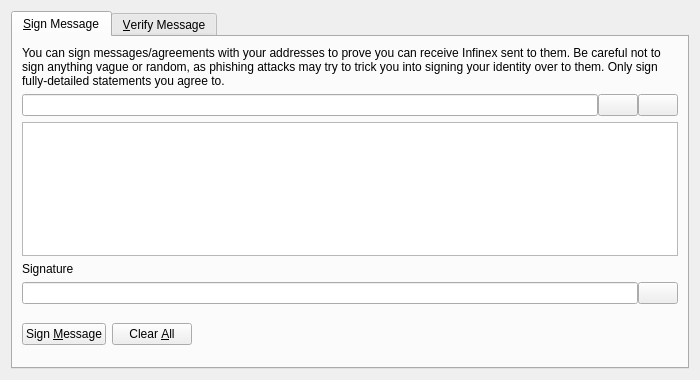
<?xml version="1.0" encoding="UTF-8"?>
<ui version="4.0">
 <class>SignVerifyMessageDialog</class>
 <widget class="QDialog" name="SignVerifyMessageDialog">
  <property name="geometry">
   <rect>
    <x>0</x>
    <y>0</y>
    <width>700</width>
    <height>380</height>
   </rect>
  </property>
  <property name="windowTitle">
   <string>Signatures - Sign / Verify a Message</string>
  </property>
  <property name="modal">
   <bool>true</bool>
  </property>
  <layout class="QVBoxLayout" name="verticalLayout">
   <item>
    <widget class="QTabWidget" name="tabWidget">
     <property name="currentIndex">
      <number>0</number>
     </property>
     <widget class="QWidget" name="tabSignMessage">
      <attribute name="title">
       <string>&amp;Sign Message</string>
      </attribute>
      <layout class="QVBoxLayout" name="verticalLayout_SM">
       <item>
        <widget class="QLabel" name="infoLabel_SM">
         <property name="text">
          <string>You can sign messages/agreements with your addresses to prove you can receive Infinex sent to them. Be careful not to sign anything vague or random, as phishing attacks may try to trick you into signing your identity over to them. Only sign fully-detailed statements you agree to.</string>
         </property>
         <property name="textFormat">
          <enum>Qt::PlainText</enum>
         </property>
         <property name="wordWrap">
          <bool>true</bool>
         </property>
        </widget>
       </item>
       <item>
        <layout class="QHBoxLayout" name="horizontalLayout_1_SM">
         <property name="spacing">
          <number>0</number>
         </property>
         <item>
          <widget class="QValidatedLineEdit" name="addressIn_SM">
           <property name="toolTip">
            <string>The Infinex address to sign the message with</string>
           </property>
          </widget>
         </item>
         <item>
          <widget class="QPushButton" name="addressBookButton_SM">
           <property name="toolTip">
            <string>Choose previously used address</string>
           </property>
           <property name="text">
            <string/>
           </property>
           <property name="shortcut">
            <string>Alt+A</string>
           </property>
           <property name="autoDefault">
            <bool>false</bool>
           </property>
          </widget>
         </item>
         <item>
          <widget class="QPushButton" name="pasteButton_SM">
           <property name="toolTip">
            <string>Paste address from clipboard</string>
           </property>
           <property name="text">
            <string/>
           </property>
           <property name="shortcut">
            <string>Alt+P</string>
           </property>
           <property name="autoDefault">
            <bool>false</bool>
           </property>
          </widget>
         </item>
        </layout>
       </item>
       <item>
        <widget class="QPlainTextEdit" name="messageIn_SM">
         <property name="toolTip">
          <string>Enter the message you want to sign here</string>
         </property>
        </widget>
       </item>
       <item>
        <widget class="QLabel" name="signatureLabel_SM">
         <property name="text">
          <string>Signature</string>
         </property>
         <property name="textFormat">
          <enum>Qt::PlainText</enum>
         </property>
        </widget>
       </item>
       <item>
        <layout class="QHBoxLayout" name="horizontalLayout_2_SM">
         <property name="spacing">
          <number>0</number>
         </property>
         <item>
          <widget class="QLineEdit" name="signatureOut_SM">
           <property name="font">
            <font>
             <italic>true</italic>
            </font>
           </property>
           <property name="readOnly">
            <bool>true</bool>
           </property>
          </widget>
         </item>
         <item>
          <widget class="QPushButton" name="copySignatureButton_SM">
           <property name="toolTip">
            <string>Copy the current signature to the system clipboard</string>
           </property>
           <property name="text">
            <string/>
           </property>
           <property name="autoDefault">
            <bool>false</bool>
           </property>
          </widget>
         </item>
        </layout>
       </item>
       <item>
        <layout class="QHBoxLayout" name="horizontalLayout_3_SM">
         <item>
          <widget class="QPushButton" name="signMessageButton_SM">
           <property name="toolTip">
            <string>Sign the message to prove you own this Infinex address</string>
           </property>
           <property name="text">
            <string>Sign &amp;Message</string>
           </property>
           <property name="autoDefault">
            <bool>false</bool>
           </property>
          </widget>
         </item>
         <item>
          <widget class="QPushButton" name="clearButton_SM">
           <property name="toolTip">
            <string>Reset all sign message fields</string>
           </property>
           <property name="text">
            <string>Clear &amp;All</string>
           </property>
           <property name="autoDefault">
            <bool>false</bool>
           </property>
          </widget>
         </item>
         <item>
          <spacer name="horizontalSpacer_1_SM">
           <property name="orientation">
            <enum>Qt::Horizontal</enum>
           </property>
           <property name="sizeHint" stdset="0">
            <size>
             <width>40</width>
             <height>48</height>
            </size>
           </property>
          </spacer>
         </item>
         <item>
          <widget class="QLabel" name="statusLabel_SM">
           <property name="font">
            <font>
             <weight>75</weight>
             <bold>true</bold>
            </font>
           </property>
           <property name="text">
            <string/>
           </property>
           <property name="wordWrap">
            <bool>true</bool>
           </property>
          </widget>
         </item>
         <item>
          <spacer name="horizontalSpacer_2_SM">
           <property name="orientation">
            <enum>Qt::Horizontal</enum>
           </property>
           <property name="sizeHint" stdset="0">
            <size>
             <width>40</width>
             <height>48</height>
            </size>
           </property>
          </spacer>
         </item>
        </layout>
       </item>
      </layout>
     </widget>
     <widget class="QWidget" name="tabVerifyMessage">
      <attribute name="title">
       <string>&amp;Verify Message</string>
      </attribute>
      <layout class="QVBoxLayout" name="verticalLayout_VM">
       <item>
        <widget class="QLabel" name="infoLabel_VM">
         <property name="text">
          <string>Enter the receiver's address, message (ensure you copy line breaks, spaces, tabs, etc. exactly) and signature below to verify the message. Be careful not to read more into the signature than what is in the signed message itself, to avoid being tricked by a man-in-the-middle attack. Note that this only proves the signing party receives with the address, it cannot prove sendership of any transaction!</string>
         </property>
         <property name="textFormat">
          <enum>Qt::PlainText</enum>
         </property>
         <property name="alignment">
          <set>Qt::AlignLeading|Qt::AlignLeft|Qt::AlignTop</set>
         </property>
         <property name="wordWrap">
          <bool>true</bool>
         </property>
        </widget>
       </item>
       <item>
        <layout class="QHBoxLayout" name="horizontalLayout_1_VM">
         <property name="spacing">
          <number>0</number>
         </property>
         <item>
          <widget class="QValidatedLineEdit" name="addressIn_VM">
           <property name="toolTip">
            <string>The Infinex address the message was signed with</string>
           </property>
          </widget>
         </item>
         <item>
          <widget class="QPushButton" name="addressBookButton_VM">
           <property name="toolTip">
            <string>Choose previously used address</string>
           </property>
           <property name="text">
            <string/>
           </property>
           <property name="shortcut">
            <string>Alt+A</string>
           </property>
           <property name="autoDefault">
            <bool>false</bool>
           </property>
          </widget>
         </item>
        </layout>
       </item>
       <item>
        <widget class="QPlainTextEdit" name="messageIn_VM"/>
       </item>
       <item>
        <widget class="QValidatedLineEdit" name="signatureIn_VM"/>
       </item>
       <item>
        <layout class="QHBoxLayout" name="horizontalLayout_2_VM">
         <item>
          <widget class="QPushButton" name="verifyMessageButton_VM">
           <property name="toolTip">
            <string>Verify the message to ensure it was signed with the specified Infinex address</string>
           </property>
           <property name="text">
            <string>Verify &amp;Message</string>
           </property>
           <property name="autoDefault">
            <bool>false</bool>
           </property>
          </widget>
         </item>
         <item>
          <widget class="QPushButton" name="clearButton_VM">
           <property name="toolTip">
            <string>Reset all verify message fields</string>
           </property>
           <property name="text">
            <string>Clear &amp;All</string>
           </property>
           <property name="autoDefault">
            <bool>false</bool>
           </property>
          </widget>
         </item>
         <item>
          <spacer name="horizontalSpacer_1_VM">
           <property name="orientation">
            <enum>Qt::Horizontal</enum>
           </property>
           <property name="sizeHint" stdset="0">
            <size>
             <width>40</width>
             <height>48</height>
            </size>
           </property>
          </spacer>
         </item>
         <item>
          <widget class="QLabel" name="statusLabel_VM">
           <property name="font">
            <font>
             <weight>75</weight>
             <bold>true</bold>
            </font>
           </property>
           <property name="text">
            <string/>
           </property>
           <property name="wordWrap">
            <bool>true</bool>
           </property>
          </widget>
         </item>
         <item>
          <spacer name="horizontalSpacer_2_VM">
           <property name="orientation">
            <enum>Qt::Horizontal</enum>
           </property>
           <property name="sizeHint" stdset="0">
            <size>
             <width>40</width>
             <height>48</height>
            </size>
           </property>
          </spacer>
         </item>
        </layout>
       </item>
      </layout>
     </widget>
    </widget>
   </item>
  </layout>
 </widget>
 <customwidgets>
  <customwidget>
   <class>QValidatedLineEdit</class>
   <extends>QLineEdit</extends>
   <header>qvalidatedlineedit.h</header>
  </customwidget>
 </customwidgets>
 <resources>
  <include location="../infinex.qrc"/>
 </resources>
 <connections/>
</ui>
